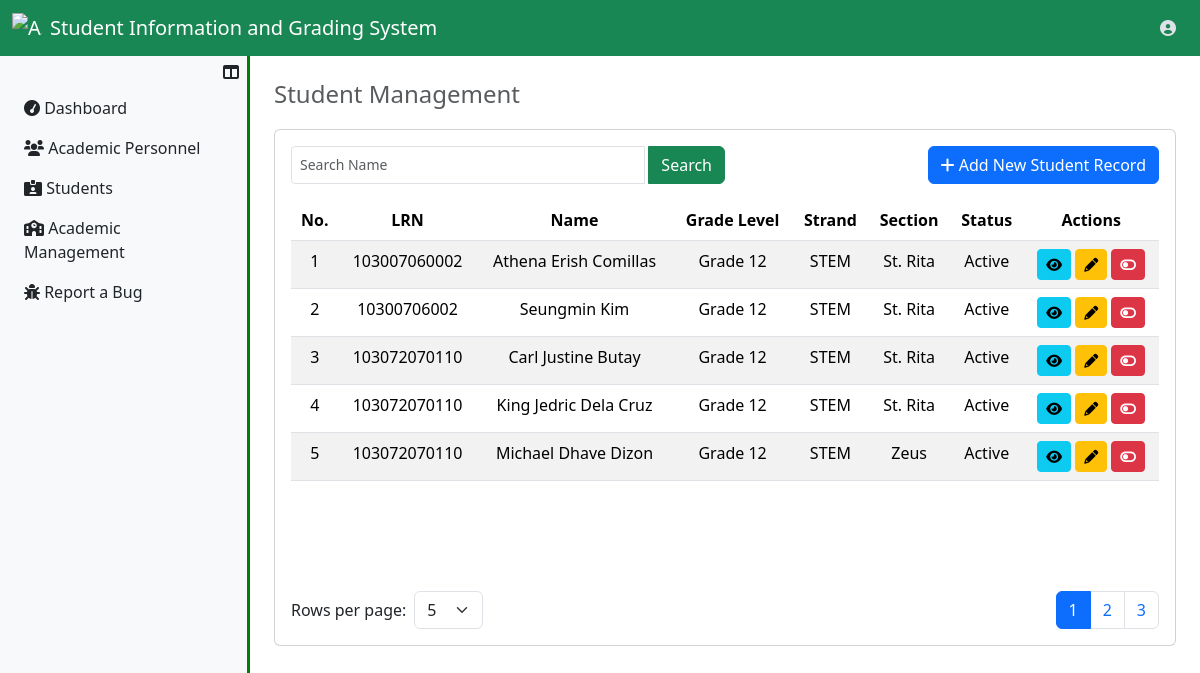
/UserRegistrar/student_management.php (signed in), run on the app's committed database.
### tables this page shows
CREATE TABLE `sc_assignments_tbl` (
  `assignment_id` int(11) NOT NULL,
  `fk_student_id` int(11) NOT NULL,
  `fk_year_id` int(11) NOT NULL,
  `fk_strand_id` int(11) NOT NULL,
  `fk_section_id` int(11) NOT NULL,
  `academic_year` varchar(20) NOT NULL,
  `assignment_status` enum('Active','Completed','Transferred') NOT NULL DEFAULT 'Active',
  `insrt_ts` datetime NOT NULL,
  `updt_ts` datetime NOT NULL
);

CREATE TABLE `students_tbl` (
  `student_id` int(11) NOT NULL,
  `lrn_number` varchar(250) NOT NULL,
  `s_fname` varchar(50) NOT NULL,
  `s_mname` varchar(50) DEFAULT NULL,
  `s_lname` varchar(50) NOT NULL,
  `s_suffix` varchar(10) DEFAULT NULL,
  `s_sex` enum('Male','Female') NOT NULL,
  `s_birthdate` date NOT NULL,
  `s_status` enum('Active','Inactive') NOT NULL,
  `insrt_ts` datetime NOT NULL,
  `updt_ts` datetime DEFAULT NULL
);

CREATE TABLE `year_levels_tbl` (
  `year_level_id` int(11) NOT NULL,
  `yl_name` varchar(250) NOT NULL,
  `insrt_ts` datetime NOT NULL,
  `updt_ts` datetime DEFAULT NULL
);

CREATE TABLE `strands_tbl` (
  `strand_id` int(11) NOT NULL,
  `strand_name` varchar(250) NOT NULL,
  `strand_nn` varchar(20) NOT NULL,
  `insrt_ts` datetime NOT NULL,
  `updt_ts` datetime DEFAULT NULL
);

CREATE TABLE `sections_tbl` (
  `section_id` int(11) NOT NULL,
  `fk_year_id` int(11) NOT NULL,
  `fk_strand_id` int(11) NOT NULL,
  `section_name` varchar(250) NOT NULL,
  `insrt_ts` datetime NOT NULL,
  `updt_ts` datetime DEFAULT NULL
);

### UserRegistrar/student_management.php (the view, shortened to what this page needs)
<?php
    include ("../server_connection/db_connect.php");
?>
<!DOCTYPE html>
<html lang="en">
<head>
    <link rel="stylesheet" href="../../Bootstrap/css/bootstrap.min.css">
    <link rel="stylesheet" href="https://cdnjs.cloudflare.com/ajax/libs/font-awesome/6.0.0-beta3/css/all.min.css">
</head>
<body>
    <?php include '../Assets/components/RegistrarNavbar.php'; ?>
    <div class="d-flex">
        <?php include '../Assets/components/RegistrarSidebar.php'; ?>
        <div class="content p-4 flex-grow-1">
            <h4 class="text-muted">Student Management</h4>
            <div class="card table-container">
                <div class="card-body">
                    <div class="d-flex justify-content-between mb-3">
                        <div class="input-group w-50">
                            <input type="text" class="form-control form-control-sm me-1" id="searchInput" placeholder="Search Name">
                            <button class="btn btn-success" id="searchButton">Search</button>
                        </div>
                        <a href="AddStudent.php" class="btn btn-primary">
                            <i class="fas fa-plus"></i>
                            Add New Student Record
                        </a>
                    </div>
                    <div class="table-responsive">
                        <table class="table table-striped" id="studentsTable">
                            <thead align="center">
                                <tr>
                                    <th>No.</th>
                                    <th>LRN</th>
                                    <th>Name</th>
                                    <th>Grade Level</th>
                                    <th>Strand</th>
                                    <th>Section</th>
                                    <th>Status</th>
                                    <th>Actions</th>
                                </tr>
                            </thead>
                            <tbody id="tableBody" align="center">
                                <?php
                                    $sql = "SELECT SC.assignment_id, A.student_id, A.s_status, A.lrn_number, A.s_fname, A.s_lname, A.s_suffix, A.s_status,
                                    B.yl_name, C.strand_nn, D.section_name
                                    FROM sc_assignments_tbl  AS SC INNER JOIN
                                    students_tbl AS A on SC.fk_student_id=A.student_id
                                    INNER JOIN year_levels_tbl AS B ON SC.fk_year_id=B.year_level_id
                                    INNER JOIN strands_tbl AS C ON SC.fk_strand_id=C.strand_id
                                    INNER JOIN sections_tbl AS D ON SC.fk_section_id=section_id";
                                    try
                                    {
                                        $result=$conn->prepare($sql);
                                        $result->execute();
                                        if($result->rowcount()>0)
                                        {
                                            $i=1;
                                            while($row=$result->fetch(PDO::FETCH_ASSOC))
                                            {
                                                echo "
                                                    <tr>
                                                        <td class='text-center'>{$i} </td>
                                                        <td class='text-center'>{$row["lrn_number"]}</td>
                                                        <td>{$row["s_fname"]} {$row["s_lname"]} {$row["s_suffix"]}</td>
                                                        <td>{$row["yl_name"]}</td>
                                                        <td>{$row["strand_nn"]}</td>
                                                        <td>{$row["section_name"]}</td>
                                                        <td>{$row["s_status"]} </td>";
                                                        ?>
                                                        <td class='text-center'>
                                                            <?php
                                                            echo "
                                                                <a href='ViewStudent.php?assignment_id={$row["assignment_id"]}' class='btn btn-info btn-sm'>
                                                                    <i class='fas fa-eye'></i>
                                                                </a>
                                                                <a href='EditStudent.php?student_id={$row["student_id"]}' class='btn btn-warning btn-sm'>
                                                                    <i class='fas fa-pencil'></i>
                                                                </a>
                                                                <button class='btn " . ($row["s_status"] == 'Active' ? "btn-danger" : "btn-success") . " btn-sm toggle-status' data-user-id='{$row["student_id"]}' data-new-status='" . ($row["s_status"] == 'Active' ? "Inactive" : "Active") . "'>
                                                                    <i class='fas " . ($row["s_status"] == 'Active' ? "fa-toggle-off" : "fa-toggle-on") . "'></i>
                                                                </button>
                                                            ";
                                                            ?>
                                                        </td>
                                                    </tr>
                                                <?php
                                                $i++;
                                            }
                                        }
                                        else
                                        {
                                            echo "<tr><tdv colspan = '6'> No records found. </td></tr>";
                                        }
                                    }
                                    catch(Exception $e)
                                    {
                                        echo "Unexpected error has been occured!" . $e ->getMessage();
                                    }
                                ?>
                            </tbody>
                        </table>
                    </div>
                    <div class="d-flex justify-content-between align-items-center mt-3">
                        <div class="d-inline-flex align-items-center">
                            <label for="rowsPerPage" class="me-2 mb-0">Rows per page:</label>
                            <select id="rowsPerPage" class="form-select">
                                <option value="5">5</option>
                            </select>
                        </div>
                        <nav>
                            <ul class="pagination mb-0" id="pagination"></ul>
                        </nav>
                    </div>
                </div>
            </div>
        </div>
    </div>
</body>
</html>

### UserRegistrar/student_management.php (style rules this page uses)
.table-container { margin-top: 20px; min-width: 100%; }
.table-responsive { height: 375px; }
.content { transition: margin-left 0.3s ease; }
#rowsPerPage { width: auto; }

### data on the page
sc_assignments_tbl: fk_student.lrn_number "103007060002", fk_student.s_fname "Athena Erish", fk_student.s_lname "Comillas", fk_year.yl_name "Grade 12", fk_strand.strand_nn "STEM", fk_section.section_name "St. Rita", fk_student.s_status "Active"
sc_assignments_tbl: fk_student.lrn_number "10300706002", fk_student.s_fname "Seungmin", fk_student.s_lname "Kim", fk_year.yl_name "Grade 12", fk_strand.strand_nn "STEM", fk_section.section_name "St. Rita", fk_student.s_status "Active"
sc_assignments_tbl: fk_student.lrn_number "103072070110", fk_student.s_fname "Carl Justine", fk_student.s_lname "Butay", fk_year.yl_name "Grade 12", fk_strand.strand_nn "STEM", fk_section.section_name "St. Rita", fk_student.s_status "Active"
sc_assignments_tbl: fk_student.lrn_number "103072070110", fk_student.s_fname "King Jedric", fk_student.s_lname "Dela Cruz", fk_year.yl_name "Grade 12", fk_strand.strand_nn "STEM", fk_section.section_name "St. Rita", fk_student.s_status "Active"
sc_assignments_tbl: fk_student.lrn_number "103072070110", fk_student.s_fname "Michael Dhave", fk_student.s_lname "Dizon", fk_year.yl_name "Grade 12", fk_strand.strand_nn "STEM", fk_section.section_name "Zeus", fk_student.s_status "Active"
